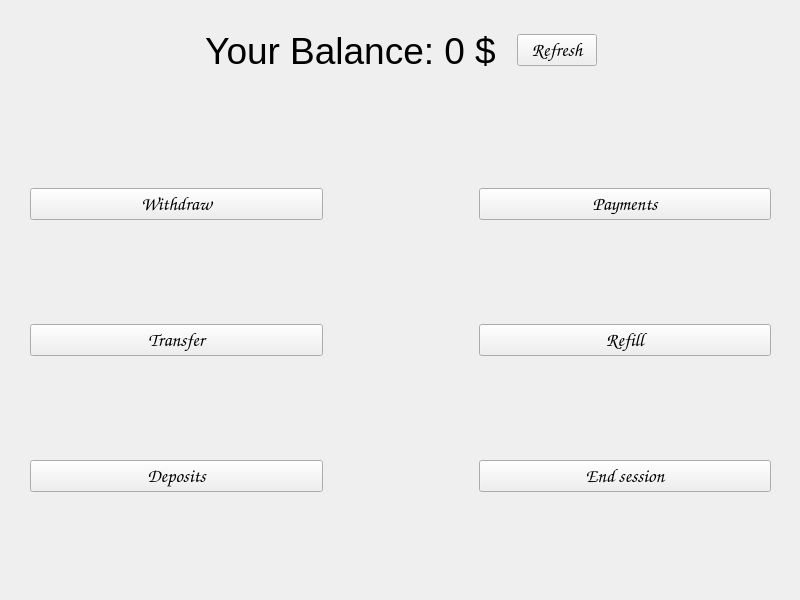
<?xml version="1.0" encoding="UTF-8"?>
<ui version="4.0">
 <class>MainMenu</class>
 <widget class="QWidget" name="MainMenu">
  <property name="geometry">
   <rect>
    <x>0</x>
    <y>0</y>
    <width>800</width>
    <height>600</height>
   </rect>
  </property>
  <property name="font">
   <font>
    <family>Comic Sans MS</family>
    <pointsize>14</pointsize>
   </font>
  </property>
  <property name="windowTitle">
   <string>Form</string>
  </property>
  <widget class="QWidget" name="horizontalLayoutWidget">
   <property name="geometry">
    <rect>
     <x>30</x>
     <y>90</y>
     <width>741</width>
     <height>501</height>
    </rect>
   </property>
   <layout class="QHBoxLayout" name="horizontalLayout">
    <item>
     <layout class="QVBoxLayout" name="verticalLayout">
      <item>
       <widget class="QPushButton" name="withdraw_button">
        <property name="text">
         <string>Withdraw</string>
        </property>
       </widget>
      </item>
      <item>
       <widget class="QPushButton" name="transfer_button">
        <property name="text">
         <string>Transfer</string>
        </property>
       </widget>
      </item>
      <item>
       <widget class="QPushButton" name="deposits_button">
        <property name="text">
         <string>Deposits</string>
        </property>
       </widget>
      </item>
     </layout>
    </item>
    <item>
     <spacer name="horizontalSpacer">
      <property name="orientation">
       <enum>Qt::Horizontal</enum>
      </property>
      <property name="sizeType">
       <enum>QSizePolicy::Fixed</enum>
      </property>
      <property name="sizeHint" stdset="0">
       <size>
        <width>150</width>
        <height>20</height>
       </size>
      </property>
     </spacer>
    </item>
    <item>
     <layout class="QVBoxLayout" name="verticalLayout_2">
      <item>
       <widget class="QPushButton" name="payments_button">
        <property name="text">
         <string>Payments</string>
        </property>
       </widget>
      </item>
      <item>
       <widget class="QPushButton" name="refill_button">
        <property name="text">
         <string>Refill</string>
        </property>
       </widget>
      </item>
      <item>
       <widget class="QPushButton" name="end_button">
        <property name="text">
         <string>End session</string>
        </property>
       </widget>
      </item>
     </layout>
    </item>
   </layout>
  </widget>
  <widget class="QWidget" name="horizontalLayoutWidget_2">
   <property name="geometry">
    <rect>
     <x>30</x>
     <y>10</y>
     <width>741</width>
     <height>81</height>
    </rect>
   </property>
   <layout class="QHBoxLayout" name="BalanceLayout">
    <item>
     <spacer name="horizontalSpacer_3">
      <property name="orientation">
       <enum>Qt::Horizontal</enum>
      </property>
      <property name="sizeHint" stdset="0">
       <size>
        <width>40</width>
        <height>20</height>
       </size>
      </property>
     </spacer>
    </item>
    <item>
     <widget class="QLabel" name="LabelName">
      <property name="font">
       <font>
        <family>Arial</family>
        <pointsize>28</pointsize>
       </font>
      </property>
      <property name="text">
       <string>Your Balance: 0 $</string>
      </property>
      <property name="textFormat">
       <enum>Qt::PlainText</enum>
      </property>
      <property name="alignment">
       <set>Qt::AlignCenter</set>
      </property>
     </widget>
    </item>
    <item>
     <spacer name="horizontalSpacer_4">
      <property name="orientation">
       <enum>Qt::Horizontal</enum>
      </property>
      <property name="sizeType">
       <enum>QSizePolicy::Minimum</enum>
      </property>
      <property name="sizeHint" stdset="0">
       <size>
        <width>15</width>
        <height>20</height>
       </size>
      </property>
     </spacer>
    </item>
    <item>
     <widget class="QPushButton" name="refresh_button">
      <property name="enabled">
       <bool>true</bool>
      </property>
      <property name="sizePolicy">
       <sizepolicy hsizetype="Fixed" vsizetype="Fixed">
        <horstretch>0</horstretch>
        <verstretch>0</verstretch>
       </sizepolicy>
      </property>
      <property name="minimumSize">
       <size>
        <width>70</width>
        <height>6</height>
       </size>
      </property>
      <property name="baseSize">
       <size>
        <width>32</width>
        <height>24</height>
       </size>
      </property>
      <property name="text">
       <string>Refresh</string>
      </property>
     </widget>
    </item>
    <item>
     <spacer name="horizontalSpacer_2">
      <property name="orientation">
       <enum>Qt::Horizontal</enum>
      </property>
      <property name="sizeHint" stdset="0">
       <size>
        <width>40</width>
        <height>20</height>
       </size>
      </property>
     </spacer>
    </item>
   </layout>
  </widget>
 </widget>
 <resources/>
 <connections/>
</ui>
